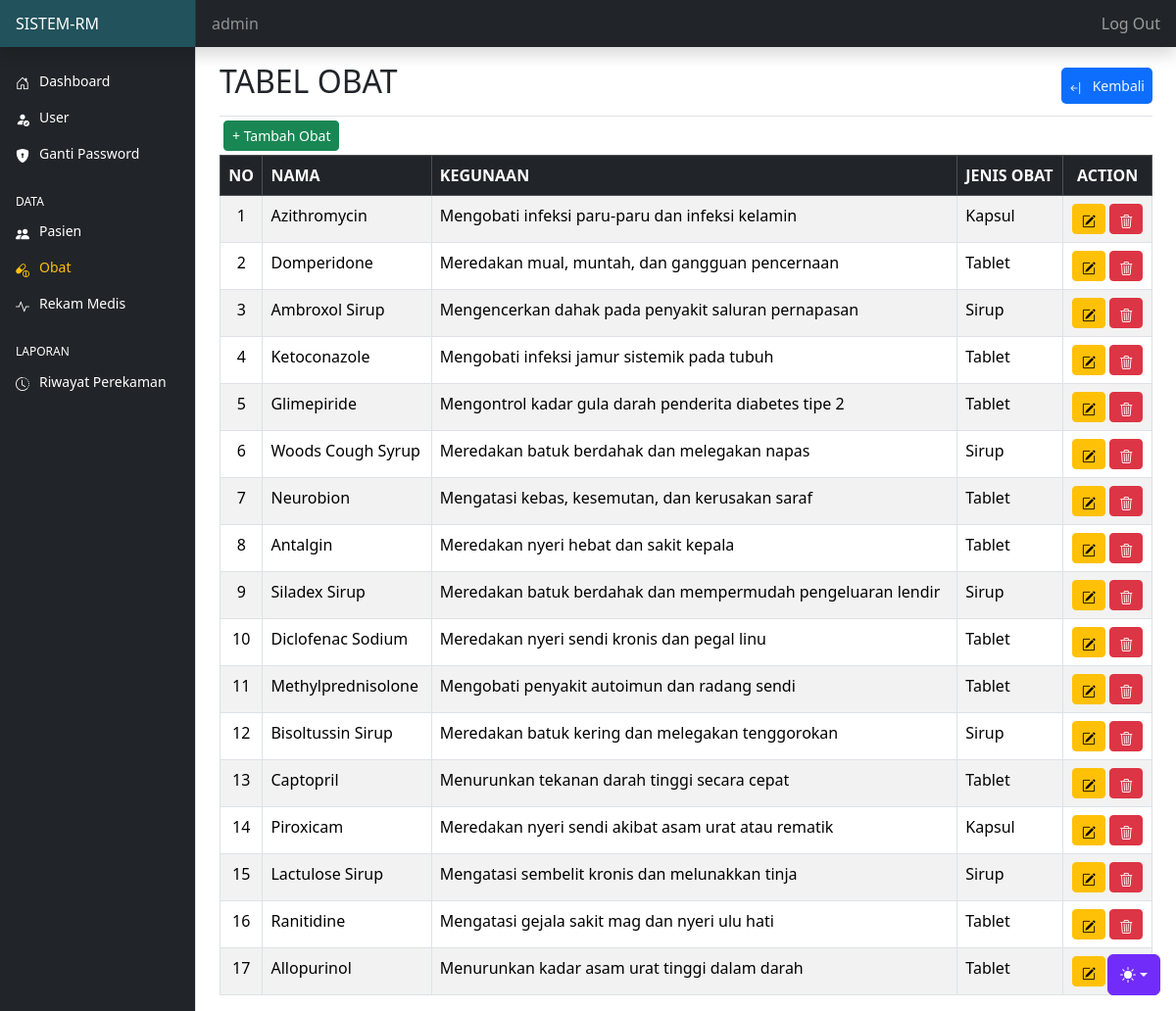
Page /obat/data-obat.php (signed in) on the committed database.
### tables this page shows
CREATE TABLE `tbl_obat` (
  `id` int(11) NOT NULL,
  `nama` varchar(50) NOT NULL,
  `kegunaan` varchar(230) NOT NULL,
  `jenis_obat` enum('Tablet','Kapsul','Sirup') NOT NULL
);

### config.php (called while the page is built, shortened)
<?php
$main_url = "http://localhost/rm_datapasien/";
?>

### obat/data-obat.php (the view, shortened to what this page needs)
<?php
require "../config.php";
require  "../template/header.php";
require  "../template/navbar.php";
require  "../template/sidebar.php";
?>
<main class="col-md-9 ms-sm-auto col-lg-10 px-md-4 min-vh-100">
    <div class="d-flex justify-content-between flex-wrap flex-md-nowrap align-items-center pt-3 pb-2 border-bottom">
        <H2>TABEL OBAT</H2>
        <br>
        <a href="<?php echo $main_url ?>index.php"
            style="display:inline-flex; align-items:center; gap:8px; padding: 8px 8px; background:#0d6efd; color:aliceblue; border-radius:5px; text-decoration:none; font-size:14px; font-weight:500; transition:all 0.2s;">
            <i class="bi bi-arrow-bar-left"></i>Kembali
        </a>
    </div>
    <div class="col-md-12">
        <div class="mb-1 mt-1 ms-1">
            <button type="button" class="btn btn-success btn-sm" data-bs-toggle="modal" data-bs-target="#modaltambah">
                + Tambah Obat
            </button>
        </div>
    </div>
    <div class="card-body col-md-12">
        <table class="table table-bordered table-striped table-hover" id="myTable">
            <thead class="table-dark">
                <tr>
                    <th class="text-center">NO</th>
                    <th>NAMA</th>
                    <th>KEGUNAAN</th>
                    <th>JENIS OBAT</th>
                    <th class="text-center">ACTION</th>
                </tr>
            </thead>
            <tbody>
                <?php
        $no = 1;
        $tampil = mysqli_query($koneksi, "SELECT * FROM tbl_obat ORDER BY id DESC");
        while ($data = mysqli_fetch_array($tampil)) {
        ?>
                <tr>
                    <td class="text-center"><?php echo $no++ ?></td>
                    <td><?php echo $data['nama'] ?></td>
                    <td><?php echo $data['kegunaan'] ?></td>
                    <td><?php echo $data['jenis_obat'] ?></td>
                    <td class="text-center">
                        <a href="data-obat.php?id=<?php echo $data['id'] ?>" class="btn btn-warning btn-sm"
                            data-bs-toggle="modal" data-bs-target="#modaledit<?= $no ?>"><i
                                class="bi bi-pencil-square"></i></a>
                        <a href="" class="btn btn-danger btn-sm" data-bs-toggle="modal"
                            data-bs-target="#modalhapus<?= $no ?>"><i class="bi bi-trash3"></i></a>
                    </td>
                </tr>
                <?php } ?>
            </tbody>
        </table>
    </div>
    </div>
<?php require "../template/footer.php"; ?>

### asset/dashboard/dashboard.css (style rules this page uses)
.bi { display: inline-block; width: 1rem; height: 1rem; }

### template/header.php (style rules this page uses)
.bi { vertical-align: -0.125em; fill: currentColor; }

### rows in the picture
tbl_obat: nama "Azithromycin", kegunaan "Mengobati infeksi paru-paru dan infeksi kelamin", jenis_obat "Kapsul"
tbl_obat: nama "Domperidone", kegunaan "Meredakan mual, muntah, dan gangguan pencernaan", jenis_obat "Tablet"
tbl_obat: nama "Ambroxol Sirup", kegunaan "Mengencerkan dahak pada penyakit saluran pernapasan", jenis_obat "Sirup"
tbl_obat: nama "Ketoconazole", kegunaan "Mengobati infeksi jamur sistemik pada tubuh", jenis_obat "Tablet"
tbl_obat: nama "Glimepiride", kegunaan "Mengontrol kadar gula darah penderita diabetes tipe 2", jenis_obat "Tablet"
tbl_obat: nama "Woods Cough Syrup", kegunaan "Meredakan batuk berdahak dan melegakan napas", jenis_obat "Sirup"
tbl_obat: nama "Neurobion", kegunaan "Mengatasi kebas, kesemutan, dan kerusakan saraf", jenis_obat "Tablet"
tbl_obat: nama "Antalgin", kegunaan "Meredakan nyeri hebat dan sakit kepala", jenis_obat "Tablet"
tbl_obat: nama "Siladex Sirup", kegunaan "Meredakan batuk berdahak dan mempermudah pengeluaran lendir", jenis_obat "Sirup"
tbl_obat: nama "Diclofenac Sodium", kegunaan "Meredakan nyeri sendi kronis dan pegal linu", jenis_obat "Tablet"
tbl_obat: nama "Methylprednisolone", kegunaan "Mengobati penyakit autoimun dan radang sendi", jenis_obat "Tablet"
tbl_obat: nama "Bisoltussin Sirup", kegunaan "Meredakan batuk kering dan melegakan tenggorokan", jenis_obat "Sirup"
tbl_obat: nama "Captopril", kegunaan "Menurunkan tekanan darah tinggi secara cepat", jenis_obat "Tablet"
tbl_obat: nama "Piroxicam", kegunaan "Meredakan nyeri sendi akibat asam urat atau rematik", jenis_obat "Kapsul"
tbl_obat: nama "Lactulose Sirup", kegunaan "Mengatasi sembelit kronis dan melunakkan tinja", jenis_obat "Sirup"
tbl_obat: nama "Ranitidine", kegunaan "Mengatasi gejala sakit mag dan nyeri ulu hati", jenis_obat "Tablet"
tbl_obat: nama "Allopurinol", kegunaan "Menurunkan kadar asam urat tinggi dalam darah", jenis_obat "Tablet"

### other values in the picture
$_SESSION['ssUserRM'] "admin"
